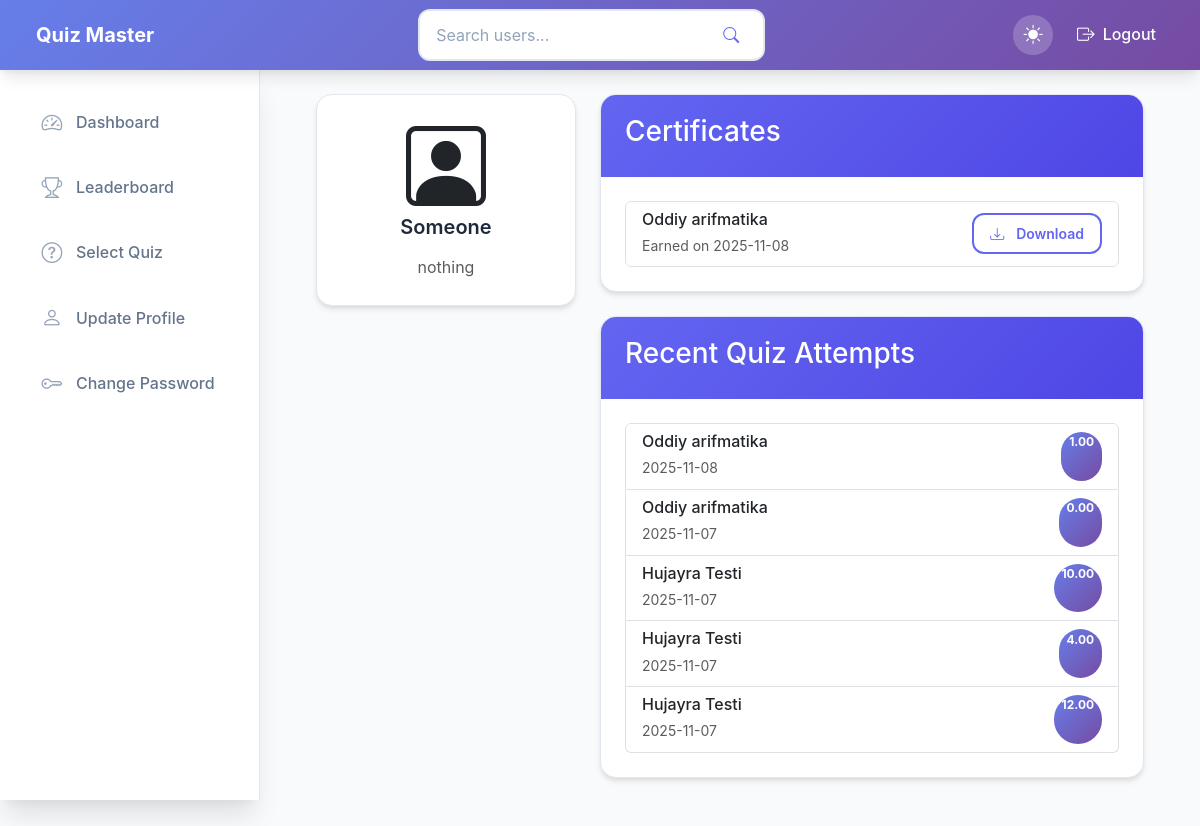
/profile/3 (signed in), run on the app's committed database.
### app/models/user.py (models this page shows, shortened)
class User(db.Model, UserMixin):
    id = db.Column(db.Integer, primary_key=True)
    username = db.Column(db.String(80), unique=True, nullable=False)
    password_hash = db.Column(db.String(200), nullable=False)
    fullname = db.Column(db.String(100), nullable=False)
    qualification = db.Column(db.String)
    dob = db.Column(db.Date)
    is_admin = db.Column(db.Boolean, default=False)
    avatar = db.Column(db.String(200), default='person-circle')  # Bootstrap icon name
    scores = db.relationship('Score', backref='user', lazy=True)

### app/models/certificate.py (models this page shows)
class Certificate(db.Model):
    id = db.Column(db.Integer, primary_key=True)
    user_id = db.Column(db.Integer, db.ForeignKey('user.id'), nullable=False)
    quiz_id = db.Column(db.Integer, db.ForeignKey('quiz.id'), nullable=False)
    file_path = db.Column(db.String(300), nullable=False)
    created_at = db.Column(db.DateTime, default=db.func.current_timestamp())
    user = db.relationship('User', backref='certificates')
    quiz = db.relationship('Quiz', backref='certificates')

### app/models/quiz.py (models this page shows)
class Quiz(db.Model):
    id = db.Column(db.Integer, primary_key=True)
    name = db.Column(db.String(100), nullable=False)
    date_of_quiz = db.Column(db.DateTime)
    time_duration = db.Column(db.Integer, default=0)
    chapter_id = db.Column(db.Integer, db.ForeignKey('chapter.id'), nullable=False)
    questions = db.relationship('Question', backref='quiz', lazy=True)
    scores = db.relationship('Score', backref='quiz', lazy=True)

### app/models/score.py (models this page shows)
class Score(db.Model):
    id = db.Column(db.Integer, primary_key=True)
    total_scored = db.Column(db.Float, nullable=False)
    timestamp = db.Column(db.DateTime, default=db.func.current_timestamp())
    quiz_id = db.Column(db.Integer, db.ForeignKey('quiz.id'), nullable=False)
    user_id = db.Column(db.Integer, db.ForeignKey('user.id'), nullable=False)
    answers = db.relationship('Answer', backref='score', lazy=True)

### app/controllers/users_controller.py (the view)
@users_bp.route("/profile/<int:user_id>")
@login_required
def view_profile(user_id):
    user = User.query.get_or_404(user_id)
    scores = Score.query.filter_by(user_id=user.id).join(Score.quiz).order_by(Score.timestamp.desc()).limit(5).all()
    certificates = Certificate.query.filter_by(user_id=user.id).join(Certificate.quiz).order_by(Certificate.created_at.desc()).all()
    return render_template("user/view_profile.html", user=user, scores=scores, certificates=certificates)

### app/templates/user/view_profile.html (shortened to what this page needs)
{% extends "layout.html" %}
{% block content %}
<div class="container">
    <div class="row">
        <div class="col-md-4">
            <div class="card">
                <div class="card-body text-center">
                    <i class="bi bi-{{ user.avatar }} display-1 mb-3"></i>
                    <h2 class="card-title">{{ user.fullname }}</h2>
                    <p class="card-text text-muted">{{ user.qualification or 'No qualification' }}</p>
                </div>
            </div>
        </div>
        <div class="col-md-8">
            <div class="card mb-4">
                <div class="card-header">
                    <h3>Certificates</h3>
                </div>
                <div class="card-body">
                    {% if certificates %}
                    <div class="list-group">
                        {% for cert in certificates %}
                        <div class="list-group-item">
                            <div class="d-flex w-100 justify-content-between align-items-center">
                                <div>
                                    <h6 class="mb-1">{{ cert.quiz.name }}</h6>
                                    <small class="text-muted">Earned on {{ cert.created_at.strftime('%Y-%m-%d') }}</small>
                                </div>
                                {% if current_user.id == user.id %}
                                <a href="/{{ cert.file_path }}" class="btn btn-sm btn-outline-primary" download>
                                    <i class="bi bi-download me-1"></i> Download
                                </a>
                                {% endif %}
                            </div>
                        </div>
                        {% endfor %}
                    </div>
                    {% else %}
                    <p class="mb-0">No certificates yet.</p>
                    {% endif %}
                </div>
            </div>
            <div class="card">
                <div class="card-header">
                    <h3>Recent Quiz Attempts</h3>
                </div>
                <div class="card-body">
                    {% if scores %}
                    <div class="list-group">
                        {% for score in scores %}
                        <div class="list-group-item">
                            <div class="d-flex w-100 justify-content-between">
                                <div>
                                    <h6 class="mb-1">{{ score.quiz.name }}</h6>
                                    <small class="text-muted">{{ score.timestamp.strftime('%Y-%m-%d') }}</small>
                                </div>
                                <span class="badge bg-primary rounded-pill">{{ "%.2f"|format(score.total_scored) }}</span>
                            </div>
                        </div>
                        {% endfor %}
                    </div>
                    {% else %}
                    <p class="mb-0">No quiz attempts yet.</p>
                    {% endif %}
                </div>
            </div>
        </div>
    </div>
</div>
{% endblock %}

### data on the page
User: fullname "Someone", qualification "nothing"
Certificate: quiz.name "Oddiy arifmatika", created_at "2025-11-08"
Score: quiz.name "Oddiy arifmatika", timestamp "2025-11-08", total_scored "1.00"
Score: quiz.name "Oddiy arifmatika", timestamp "2025-11-07", total_scored "0.00"
Score: quiz.name "Hujayra Testi", timestamp "2025-11-07", total_scored "10.00"
Score: quiz.name "Hujayra Testi", timestamp "2025-11-07", total_scored "4.00"
Score: quiz.name "Hujayra Testi", timestamp "2025-11-07", total_scored "12.00"
